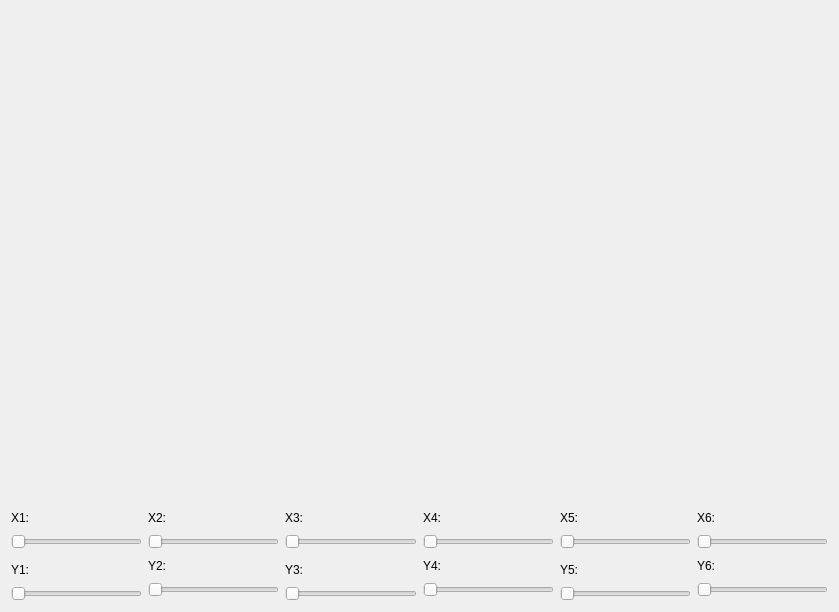
<?xml version="1.0" encoding="UTF-8"?>
<ui version="4.0">
 <class>MainWindow</class>
 <widget class="QMainWindow" name="MainWindow">
  <property name="windowModality">
   <enum>Qt::ApplicationModal</enum>
  </property>
  <property name="geometry">
   <rect>
    <x>0</x>
    <y>0</y>
    <width>839</width>
    <height>612</height>
   </rect>
  </property>
  <property name="windowTitle">
   <string>Примитивы OpenGL</string>
  </property>
  <widget class="QWidget" name="centralWidget">
   <layout class="QVBoxLayout" name="verticalLayout_16">
    <item>
     <layout class="QVBoxLayout" name="verticalLayout_14">
      <item>
       <layout class="QHBoxLayout" name="horizontalLayout_8">
        <item>
         <layout class="QHBoxLayout" name="horizontalLayout_7">
          <item>
           <widget class="GLWidget" name="MyGLWidget" native="true">
            <property name="sizePolicy">
             <sizepolicy hsizetype="Expanding" vsizetype="Expanding">
              <horstretch>0</horstretch>
              <verstretch>0</verstretch>
             </sizepolicy>
            </property>
            <property name="autoFillBackground">
             <bool>false</bool>
            </property>
            <zorder></zorder>
            <zorder></zorder>
            <zorder></zorder>
            <zorder></zorder>
            <zorder></zorder>
            <zorder></zorder>
            <zorder></zorder>
            <zorder></zorder>
            <zorder></zorder>
            <zorder></zorder>
           </widget>
          </item>
         </layout>
        </item>
       </layout>
      </item>
     </layout>
    </item>
    <item>
     <layout class="QHBoxLayout" name="horizontalLayout_2">
      <item>
       <layout class="QVBoxLayout" name="verticalLayout_15">
        <item>
         <layout class="QHBoxLayout" name="horizontalLayout">
          <item>
           <layout class="QVBoxLayout" name="verticalLayout_4">
            <item>
             <layout class="QVBoxLayout" name="verticalLayout_3">
              <item>
               <widget class="QLabel" name="label_2">
                <property name="text">
                 <string>X1:</string>
                </property>
               </widget>
              </item>
              <item>
               <widget class="QSlider" name="ScissorX">
                <property name="minimumSize">
                 <size>
                  <width>92</width>
                  <height>22</height>
                 </size>
                </property>
                <property name="maximum">
                 <number>100</number>
                </property>
                <property name="singleStep">
                 <number>1</number>
                </property>
                <property name="orientation">
                 <enum>Qt::Horizontal</enum>
                </property>
               </widget>
              </item>
             </layout>
            </item>
            <item>
             <layout class="QVBoxLayout" name="verticalLayout_2">
              <item>
               <widget class="QLabel" name="label_3">
                <property name="text">
                 <string>Y1:</string>
                </property>
               </widget>
              </item>
              <item>
               <widget class="QSlider" name="ScissorY">
                <property name="maximum">
                 <number>100</number>
                </property>
                <property name="orientation">
                 <enum>Qt::Horizontal</enum>
                </property>
               </widget>
              </item>
             </layout>
            </item>
           </layout>
          </item>
          <item>
           <layout class="QVBoxLayout" name="verticalLayout_5">
            <item>
             <layout class="QVBoxLayout" name="verticalLayout_6">
              <item>
               <widget class="QLabel" name="label_6">
                <property name="text">
                 <string>X2:</string>
                </property>
               </widget>
              </item>
              <item>
               <widget class="QSlider" name="ScissorX_5">
                <property name="minimumSize">
                 <size>
                  <width>92</width>
                  <height>22</height>
                 </size>
                </property>
                <property name="maximum">
                 <number>100</number>
                </property>
                <property name="singleStep">
                 <number>1</number>
                </property>
                <property name="orientation">
                 <enum>Qt::Horizontal</enum>
                </property>
               </widget>
              </item>
             </layout>
            </item>
            <item>
             <layout class="QVBoxLayout" name="verticalLayout_7">
              <item>
               <widget class="QLabel" name="label_7">
                <property name="text">
                 <string>Y2:</string>
                </property>
               </widget>
              </item>
              <item>
               <widget class="QSlider" name="ScissorX_6">
                <property name="minimumSize">
                 <size>
                  <width>92</width>
                  <height>22</height>
                 </size>
                </property>
                <property name="maximum">
                 <number>100</number>
                </property>
                <property name="singleStep">
                 <number>1</number>
                </property>
                <property name="orientation">
                 <enum>Qt::Horizontal</enum>
                </property>
               </widget>
              </item>
             </layout>
            </item>
           </layout>
          </item>
         </layout>
        </item>
       </layout>
      </item>
      <item>
       <layout class="QHBoxLayout" name="horizontalLayout_5">
        <item>
         <layout class="QVBoxLayout" name="verticalLayout_43">
          <item>
           <layout class="QVBoxLayout" name="verticalLayout_44">
            <item>
             <widget class="QLabel" name="label_27">
              <property name="text">
               <string>X3:</string>
              </property>
             </widget>
            </item>
            <item>
             <widget class="QSlider" name="ScissorX_3">
              <property name="minimumSize">
               <size>
                <width>92</width>
                <height>22</height>
               </size>
              </property>
              <property name="maximum">
               <number>100</number>
              </property>
              <property name="singleStep">
               <number>1</number>
              </property>
              <property name="orientation">
               <enum>Qt::Horizontal</enum>
              </property>
             </widget>
            </item>
           </layout>
          </item>
          <item>
           <layout class="QVBoxLayout" name="verticalLayout_45">
            <item>
             <widget class="QLabel" name="label_28">
              <property name="text">
               <string>Y3:</string>
              </property>
             </widget>
            </item>
            <item>
             <widget class="QSlider" name="ScissorY_3">
              <property name="maximum">
               <number>100</number>
              </property>
              <property name="orientation">
               <enum>Qt::Horizontal</enum>
              </property>
             </widget>
            </item>
           </layout>
          </item>
         </layout>
        </item>
        <item>
         <layout class="QVBoxLayout" name="verticalLayout_46">
          <item>
           <layout class="QVBoxLayout" name="verticalLayout_47">
            <item>
             <widget class="QLabel" name="label_29">
              <property name="text">
               <string>X4:</string>
              </property>
             </widget>
            </item>
            <item>
             <widget class="QSlider" name="ScissorX_7">
              <property name="minimumSize">
               <size>
                <width>92</width>
                <height>22</height>
               </size>
              </property>
              <property name="maximum">
               <number>100</number>
              </property>
              <property name="singleStep">
               <number>1</number>
              </property>
              <property name="orientation">
               <enum>Qt::Horizontal</enum>
              </property>
             </widget>
            </item>
           </layout>
          </item>
          <item>
           <layout class="QVBoxLayout" name="verticalLayout_48">
            <item>
             <widget class="QLabel" name="label_30">
              <property name="text">
               <string>Y4:</string>
              </property>
             </widget>
            </item>
            <item>
             <widget class="QSlider" name="ScissorX_8">
              <property name="minimumSize">
               <size>
                <width>92</width>
                <height>22</height>
               </size>
              </property>
              <property name="maximum">
               <number>100</number>
              </property>
              <property name="singleStep">
               <number>1</number>
              </property>
              <property name="orientation">
               <enum>Qt::Horizontal</enum>
              </property>
             </widget>
            </item>
           </layout>
          </item>
         </layout>
        </item>
       </layout>
      </item>
      <item>
       <layout class="QHBoxLayout" name="horizontalLayout_6">
        <item>
         <layout class="QVBoxLayout" name="verticalLayout_49">
          <item>
           <layout class="QVBoxLayout" name="verticalLayout_50">
            <item>
             <widget class="QLabel" name="label_31">
              <property name="text">
               <string>X5:</string>
              </property>
             </widget>
            </item>
            <item>
             <widget class="QSlider" name="ScissorX_4">
              <property name="minimumSize">
               <size>
                <width>92</width>
                <height>22</height>
               </size>
              </property>
              <property name="maximum">
               <number>100</number>
              </property>
              <property name="singleStep">
               <number>1</number>
              </property>
              <property name="orientation">
               <enum>Qt::Horizontal</enum>
              </property>
             </widget>
            </item>
           </layout>
          </item>
          <item>
           <layout class="QVBoxLayout" name="verticalLayout_51">
            <item>
             <widget class="QLabel" name="label_32">
              <property name="text">
               <string>Y5:</string>
              </property>
             </widget>
            </item>
            <item>
             <widget class="QSlider" name="ScissorY_4">
              <property name="maximum">
               <number>100</number>
              </property>
              <property name="orientation">
               <enum>Qt::Horizontal</enum>
              </property>
             </widget>
            </item>
           </layout>
          </item>
         </layout>
        </item>
        <item>
         <layout class="QVBoxLayout" name="verticalLayout_52">
          <item>
           <layout class="QVBoxLayout" name="verticalLayout_53">
            <item>
             <widget class="QLabel" name="label_33">
              <property name="text">
               <string>X6:</string>
              </property>
             </widget>
            </item>
            <item>
             <widget class="QSlider" name="ScissorX_9">
              <property name="minimumSize">
               <size>
                <width>92</width>
                <height>22</height>
               </size>
              </property>
              <property name="maximum">
               <number>100</number>
              </property>
              <property name="singleStep">
               <number>1</number>
              </property>
              <property name="orientation">
               <enum>Qt::Horizontal</enum>
              </property>
             </widget>
            </item>
           </layout>
          </item>
          <item>
           <layout class="QVBoxLayout" name="verticalLayout_54">
            <item>
             <widget class="QLabel" name="label_34">
              <property name="text">
               <string>Y6:</string>
              </property>
             </widget>
            </item>
            <item>
             <widget class="QSlider" name="ScissorX_10">
              <property name="minimumSize">
               <size>
                <width>92</width>
                <height>22</height>
               </size>
              </property>
              <property name="maximum">
               <number>100</number>
              </property>
              <property name="singleStep">
               <number>1</number>
              </property>
              <property name="orientation">
               <enum>Qt::Horizontal</enum>
              </property>
             </widget>
            </item>
           </layout>
          </item>
         </layout>
        </item>
       </layout>
      </item>
     </layout>
    </item>
   </layout>
   <zorder></zorder>
   <zorder></zorder>
  </widget>
 </widget>
 <layoutdefault spacing="6" margin="11"/>
 <customwidgets>
  <customwidget>
   <class>GLWidget</class>
   <extends>QWidget</extends>
   <header location="global">glwidget.h</header>
   <container>1</container>
   <slots>
    <slot>changeShapePicture(QString)</slot>
    <slot>changeSfactor(QString)</slot>
    <slot>changeDfactor(QString)</slot>
    <slot>changeX0(int)</slot>
    <slot>changeY0(int)</slot>
    <slot>changeX1(int)</slot>
    <slot>changeY1(int)</slot>
    <slot>changeX2(int)</slot>
    <slot>changeY2(int)</slot>
    <slot>changeX3(int)</slot>
    <slot>changeY3(int)</slot>
    <slot>changeX4(int)</slot>
    <slot>changeY4(int)</slot>
    <slot>changeX5(int)</slot>
    <slot>changeY5(int)</slot>
   </slots>
  </customwidget>
 </customwidgets>
 <resources/>
 <connections>
  <connection>
   <sender>ScissorX</sender>
   <signal>valueChanged(int)</signal>
   <receiver>MyGLWidget</receiver>
   <slot>changeX0(int)</slot>
   <hints>
    <hint type="sourcelabel">
     <x>101</x>
     <y>524</y>
    </hint>
    <hint type="destinationlabel">
     <x>165</x>
     <y>415</y>
    </hint>
   </hints>
  </connection>
  <connection>
   <sender>ScissorY</sender>
   <signal>valueChanged(int)</signal>
   <receiver>MyGLWidget</receiver>
   <slot>changeY0(int)</slot>
   <hints>
    <hint type="sourcelabel">
     <x>93</x>
     <y>581</y>
    </hint>
    <hint type="destinationlabel">
     <x>119</x>
     <y>415</y>
    </hint>
   </hints>
  </connection>
  <connection>
   <sender>ScissorX_3</sender>
   <signal>valueChanged(int)</signal>
   <receiver>MyGLWidget</receiver>
   <slot>changeX2(int)</slot>
   <hints>
    <hint type="sourcelabel">
     <x>329</x>
     <y>526</y>
    </hint>
    <hint type="destinationlabel">
     <x>319</x>
     <y>458</y>
    </hint>
   </hints>
  </connection>
  <connection>
   <sender>ScissorY_3</sender>
   <signal>valueChanged(int)</signal>
   <receiver>MyGLWidget</receiver>
   <slot>changeY2(int)</slot>
   <hints>
    <hint type="sourcelabel">
     <x>372</x>
     <y>582</y>
    </hint>
    <hint type="destinationlabel">
     <x>366</x>
     <y>458</y>
    </hint>
   </hints>
  </connection>
  <connection>
   <sender>ScissorX_4</sender>
   <signal>valueChanged(int)</signal>
   <receiver>MyGLWidget</receiver>
   <slot>changeX4(int)</slot>
   <hints>
    <hint type="sourcelabel">
     <x>617</x>
     <y>528</y>
    </hint>
    <hint type="destinationlabel">
     <x>611</x>
     <y>458</y>
    </hint>
   </hints>
  </connection>
  <connection>
   <sender>ScissorY_4</sender>
   <signal>valueChanged(int)</signal>
   <receiver>MyGLWidget</receiver>
   <slot>changeY4(int)</slot>
   <hints>
    <hint type="sourcelabel">
     <x>650</x>
     <y>582</y>
    </hint>
    <hint type="destinationlabel">
     <x>646</x>
     <y>449</y>
    </hint>
   </hints>
  </connection>
  <connection>
   <sender>ScissorX_5</sender>
   <signal>valueChanged(int)</signal>
   <receiver>MyGLWidget</receiver>
   <slot>changeX1(int)</slot>
   <hints>
    <hint type="sourcelabel">
     <x>221</x>
     <y>522</y>
    </hint>
    <hint type="destinationlabel">
     <x>221</x>
     <y>459</y>
    </hint>
   </hints>
  </connection>
  <connection>
   <sender>ScissorX_6</sender>
   <signal>valueChanged(int)</signal>
   <receiver>MyGLWidget</receiver>
   <slot>changeY1(int)</slot>
   <hints>
    <hint type="sourcelabel">
     <x>259</x>
     <y>578</y>
    </hint>
    <hint type="destinationlabel">
     <x>255</x>
     <y>434</y>
    </hint>
   </hints>
  </connection>
  <connection>
   <sender>ScissorX_7</sender>
   <signal>valueChanged(int)</signal>
   <receiver>MyGLWidget</receiver>
   <slot>changeX3(int)</slot>
   <hints>
    <hint type="sourcelabel">
     <x>531</x>
     <y>521</y>
    </hint>
    <hint type="destinationlabel">
     <x>525</x>
     <y>410</y>
    </hint>
   </hints>
  </connection>
  <connection>
   <sender>ScissorX_8</sender>
   <signal>valueChanged(int)</signal>
   <receiver>MyGLWidget</receiver>
   <slot>changeY3(int)</slot>
   <hints>
    <hint type="sourcelabel">
     <x>466</x>
     <y>585</y>
    </hint>
    <hint type="destinationlabel">
     <x>464</x>
     <y>446</y>
    </hint>
   </hints>
  </connection>
  <connection>
   <sender>ScissorX_9</sender>
   <signal>valueChanged(int)</signal>
   <receiver>MyGLWidget</receiver>
   <slot>changeX5(int)</slot>
   <hints>
    <hint type="sourcelabel">
     <x>761</x>
     <y>529</y>
    </hint>
    <hint type="destinationlabel">
     <x>749</x>
     <y>421</y>
    </hint>
   </hints>
  </connection>
  <connection>
   <sender>ScissorX_10</sender>
   <signal>valueChanged(int)</signal>
   <receiver>MyGLWidget</receiver>
   <slot>changeY5(int)</slot>
   <hints>
    <hint type="sourcelabel">
     <x>792</x>
     <y>583</y>
    </hint>
    <hint type="destinationlabel">
     <x>731</x>
     <y>452</y>
    </hint>
   </hints>
  </connection>
 </connections>
</ui>
